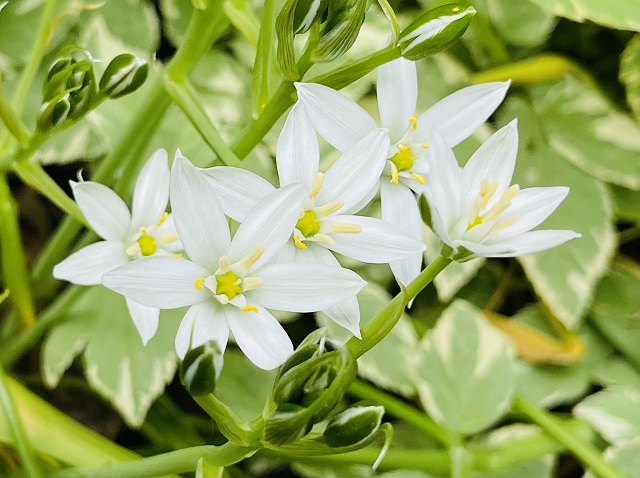
#> input picture res/flower010.jpg, 640 x 478 px
$ python RemoveBackgroundByMask.py
#> lines starting #> are read from the running program, lines starting #| are printed output that depends on the picture
### common/ImageProcessing.py
import cv2
import numpy as np

class ImageProcessing(object):
    def __init__(self, window_name, image_name):
#> called with window_name = 'Original', image_name = '../res/flower010.jpg'
        self.window_name = window_name
        self.image_name = image_name
        cv2.namedWindow(window_name)
        self.image = cv2.imread(self.image_name)
#> self.image is the input picture: shape (478, 640, 3); mean B, G, R 100.5, 166.4, 150.8

    def show(self, title=None, image=None):
        if image is None:
            image = self.image
        if title is None:
            title = self.window_name
        cv2.imshow(title, image)

    # [34 lines left out: functions resize, to_gray, crop, rotate, not called in this run]

    def copy(self):
        return self.image.copy()

    # [106 lines left out: functions contrast_brightness, hue_saturation_value, blend, blend_with_mask, perspective_warp, gaussian_blur and 3 more, not called in this run]

    def remove_background_by_mask(self, mask, image = None):
        if image is None:
            image = self.image
        bg_removed = cv2.bitwise_and(image, mask)
        return bg_removed, mask

### 6. Object Detection/RemoveBackgroundByMask.py
import cv2
import common.ImageProcessing as ip

def remove_background(image, mask):
    iproc = ip.ImageProcessing("Original", image)
    iproc.show(image=iproc.image)
    mask = cv2.imread(mask)
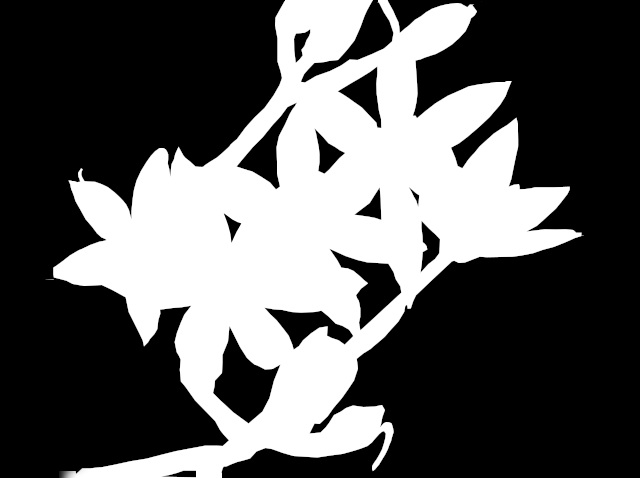
#> input picture res/flower010_mask.jpg, 640 x 478 px
#> mask is the input picture: shape (478, 640, 3); min 0, max 255, mean 90.9
    iproc.show(title="Mask", image=mask)
    bg_removed, _ = iproc.remove_background_by_mask(mask)
#> in remove_background_by_mask, `bg_removed = cv2.bitwise_and(image, mask)`:
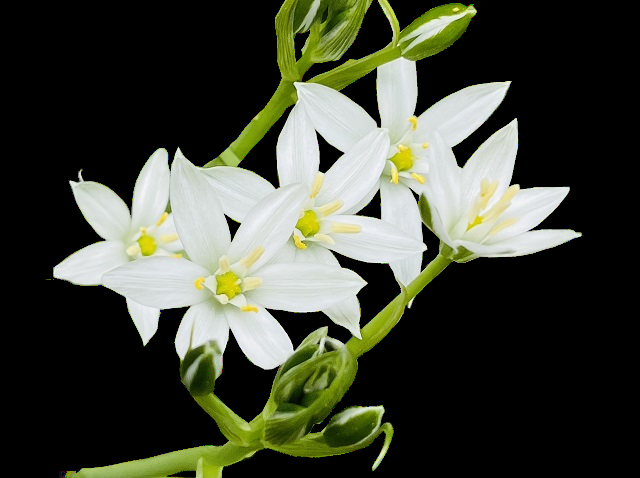
#> bg_removed: shape (478, 640, 3); mean B, G, R 56.2, 69.8, 66
    iproc.show(title="Background Removed", image=bg_removed)
    cv2.waitKey(0)
    cv2.destroyAllWindows()

if __name__ == "__main__":
    remove_background(image = "../res/flower010.jpg",
                      mask = "../res/flower010_mask.jpg")
